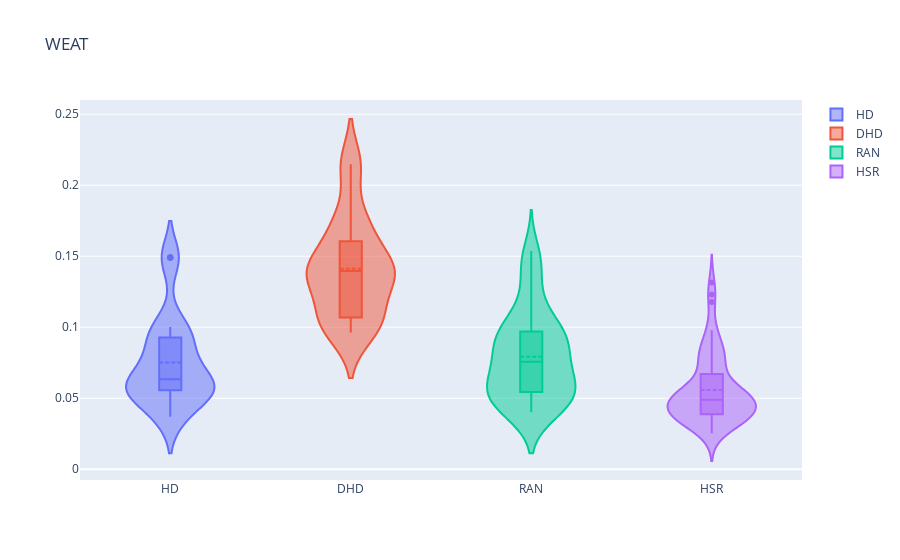

Notebook source saved alongside this figure:
### Code cell
import plotly.graph_objects as go

import pandas as pd

#df = pd.read_csv("https://raw.githubusercontent.com/plotly/datasets/master/violin_data.csv")

fig = go.Figure()

#days = ['Thur', 'Fri', 'Sat', 'Sun']

for met in names:
    fig.add_trace(go.Violin(x=weats['Algorithm'][weats['Algorithm'] == met],
                            y=weats['Value'][weats['Algorithm'] == met],
                            name=met,
                            box_visible=True,
                            meanline_visible=True))
    
fig.update_layout(title="WEAT")

fig.show()

### Figure 1 — Plotly figure (JSON) as saved in the notebook; plotly's stock layout.template omitted (floating-point values rounded to 4 significant figures)
{"data": [{"box": {"visible": true}, "meanline": {"visible": true}, "name": "HD", "type": "violin", "x": ["HD", "HD", "HD", "HD", "HD", "HD", "HD", "HD", "HD", "HD", "HD", "HD", "HD", "HD", "HD", "HD", "HD", "HD", "HD", "HD", "HD", "HD", "HD", "HD", "HD", "HD", "HD", "HD", "HD", "HD", "HD", "HD", "HD", "HD", "HD", "HD", "HD", "HD", "HD", "HD", "HD", "HD", "HD", "HD", "HD", "HD", "HD", "HD", "HD", "HD", "HD", "HD", "HD", "HD", "HD", "HD", "HD", "HD", "HD", "HD"], "y": [0.1491, 0.05566, 0.05647, 0.05403, 0.09281, 0.03694, 0.06943, 0.07928, 0.05718, 0.1002, 0.1491, 0.05566, 0.05647, 0.05403, 0.09281, 0.03694, 0.06943, 0.07928, 0.05718, 0.1002, 0.1491, 0.05566, 0.05647, 0.05403, 0.09281, 0.03694, 0.06943, 0.07928, 0.05718, 0.1002, 0.1491, 0.05566, 0.05647, 0.05403, 0.09281, 0.03694, 0.06943, 0.07928, 0.05718, 0.1002, 0.1491, 0.05566, 0.05647, 0.05403, 0.09281, 0.03694, 0.06943, 0.07928, 0.05718, 0.1002, 0.1491, 0.05566, 0.05647, 0.05403, 0.09281, 0.03694, 0.06943, 0.07928, 0.05718, 0.1002]}, {"box": {"visible": true}, "meanline": {"visible": true}, "name": "DHD", "type": "violin", "x": ["DHD", "DHD", "DHD", "DHD", "DHD", "DHD", "DHD", "DHD", "DHD", "DHD", "DHD", "DHD", "DHD", "DHD", "DHD", "DHD", "DHD", "DHD", "DHD", "DHD", "DHD", "DHD", "DHD", "DHD", "DHD", "DHD", "DHD", "DHD", "DHD", "DHD", "DHD", "DHD", "DHD", "DHD", "DHD", "DHD", "DHD", "DHD", "DHD", "DHD", "DHD", "DHD", "DHD", "DHD", "DHD", "DHD", "DHD", "DHD", "DHD", "DHD", "DHD", "DHD", "DHD", "DHD", "DHD", "DHD", "DHD", "DHD", "DHD", "DHD"], "y": [0.2147, 0.1067, 0.1764, 0.1413, 0.1606, 0.1069, 0.1409, 0.1311, 0.09627, 0.1376, 0.2147, 0.1067, 0.1764, 0.1413, 0.1606, 0.1069, 0.1409, 0.1311, 0.09627, 0.1376, 0.2147, 0.1067, 0.1764, 0.1413, 0.1606, 0.1069, 0.1409, 0.1311, 0.09627, 0.1384, 0.2147, 0.1067, 0.1758, 0.1413, 0.1606, 0.1069, 0.1409, 0.1311, 0.09627, 0.1376, 0.2147, 0.1067, 0.1764, 0.1413, 0.1606, 0.1069, 0.1409, 0.1311, 0.09627, 0.1376, 0.2147, 0.1067, 0.1764, 0.1413, 0.1606, 0.1069, 0.1409, 0.1311, 0.09627, 0.1376]}, {"box": {"visible": true}, "meanline": {"visible": true}, "name": "RAN", "type": "violin", "x": ["RAN", "RAN", "RAN", "RAN", "RAN", "RAN", "RAN", "RAN", "RAN", "RAN", "RAN", "RAN", "RAN", "RAN", "RAN", "RAN", "RAN", "RAN", "RAN", "RAN", "RAN", "RAN", "RAN", "RAN", "RAN", "RAN", "RAN", "RAN", "RAN", "RAN", "RAN", "RAN", "RAN", "RAN", "RAN", "RAN", "RAN", "RAN", "RAN", "RAN", "RAN", "RAN", "RAN", "RAN", "RAN", "RAN", "RAN", "RAN", "RAN", "RAN", "RAN", "RAN", "RAN", "RAN", "RAN", "RAN", "RAN", "RAN", "RAN", "RAN"], "y": [0.1139, 0.05519, 0.04593, 0.08314, 0.09736, 0.04997, 0.05398, 0.09201, 0.06001, 0.1046, 0.1139, 0.06422, 0.04038, 0.08314, 0.1412, 0.05777, 0.0401, 0.07684, 0.07355, 0.09693, 0.1507, 0.08644, 0.04038, 0.06344, 0.1293, 0.04524, 0.06195, 0.08919, 0.05957, 0.1244, 0.1456, 0.08644, 0.04799, 0.05479, 0.09977, 0.05015, 0.05398, 0.1064, 0.0672, 0.09693, 0.1456, 0.07785, 0.04434, 0.08426, 0.09411, 0.05777, 0.0401, 0.07684, 0.0672, 0.09693, 0.1537, 0.05519, 0.04593, 0.08989, 0.09411, 0.04997, 0.0417, 0.07447, 0.0672, 0.09693]}, {"box": {"visible": true}, "meanline": {"visible": true}, "name": "HSR", "type": "violin", "x": ["HSR", "HSR", "HSR", "HSR", "HSR", "HSR", "HSR", "HSR", "HSR", "HSR", "HSR", "HSR", "HSR", "HSR", "HSR", "HSR", "HSR", "HSR", "HSR", "HSR", "HSR", "HSR", "HSR", "HSR", "HSR", "HSR", "HSR", "HSR", "HSR", "HSR", "HSR", "HSR", "HSR", "HSR", "HSR", "HSR", "HSR", "HSR", "HSR", "HSR", "HSR", "HSR", "HSR", "HSR", "HSR", "HSR", "HSR", "HSR", "HSR", "HSR", "HSR", "HSR", "HSR", "HSR", "HSR", "HSR", "HSR", "HSR", "HSR", "HSR"], "y": [0.08599, 0.03076, 0.0522, 0.03878, 0.04288, 0.049, 0.05386, 0.04503, 0.0355, 0.07628, 0.08599, 0.03076, 0.0522, 0.03878, 0.04288, 0.03864, 0.05386, 0.04503, 0.03519, 0.07628, 0.1178, 0.05884, 0.0522, 0.03878, 0.04288, 0.049, 0.05386, 0.0574, 0.0355, 0.09795, 0.1231, 0.03076, 0.0522, 0.07578, 0.09761, 0.03864, 0.06462, 0.06945, 0.0355, 0.1315, 0.08599, 0.02538, 0.0522, 0.03878, 0.04288, 0.049, 0.05386, 0.04503, 0.03519, 0.07628, 0.08599, 0.03076, 0.0522, 0.03878, 0.04288, 0.049, 0.05386, 0.04503, 0.0355, 0.07628]}], "layout": {"title": {"text": "WEAT"}}}
